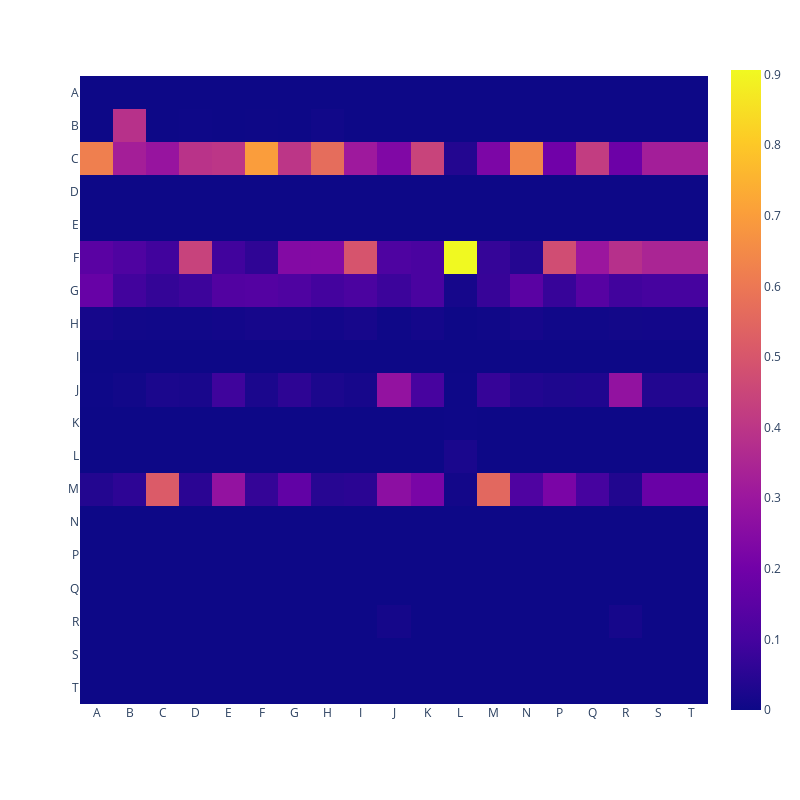

Source (notebook cell):
### Code cell
fig = px.imshow(res)
fig.update_layout(
    autosize=False,
    width=800,
    height=800
)
fig.show()
res.to_csv('investment_matrix.csv')

### Figure 1 — Plotly figure (JSON) as saved in the notebook; plotly's stock layout.template omitted (floating-point values rounded to 4 significant figures; data arrays with more than 128 entries replaced by an {"elided": "..."} marker saying what was removed)
{"data": [{"coloraxis": "coloraxis", "hovertemplate": "x: %{x}<br>y: %{y}<br>color: %{z}<extra></extra>", "name": "0", "type": "heatmap", "x": ["A", "B", "C", "D", "E", "F", "G", "H", "I", "J", "K", "L", "M", "N", "P", "Q", "R", "S", "T"], "xaxis": "x", "y": ["A", "B", "C", "D", "E", "F", "G", "H", "I", "J", "K", "L", "M", "N", "P", "Q", "R", "S", "T"], "yaxis": "y", "z": {"elided": "19x19 float values"}}], "layout": {"autosize": false, "coloraxis": {"colorscale": [[0, "#0d0887"], [0.1111, "#46039f"], [0.2222, "#7201a8"], [0.3333, "#9c179e"], [0.4444, "#bd3786"], [0.5556, "#d8576b"], [0.6667, "#ed7953"], [0.7778, "#fb9f3a"], [0.8889, "#fdca26"], [1, "#f0f921"]]}, "height": 800, "margin": {"t": 60}, "width": 800, "xaxis": {"anchor": "y", "constrain": "domain", "domain": [0, 1], "scaleanchor": "y"}, "yaxis": {"anchor": "x", "autorange": "reversed", "constrain": "domain", "domain": [0, 1]}}}
